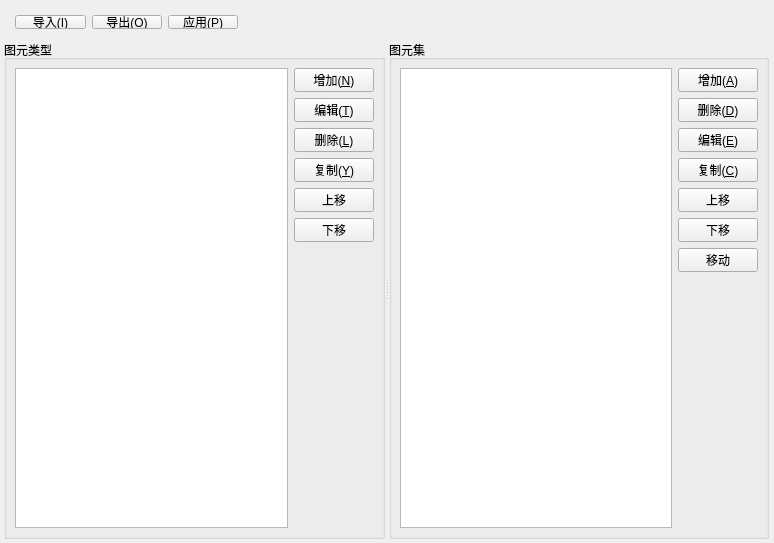
<?xml version="1.0" encoding="UTF-8"?>
<ui version="4.0">
 <class>view_svglib_edit</class>
 <widget class="QWidget" name="view_svglib_edit">
  <property name="geometry">
   <rect>
    <x>0</x>
    <y>0</y>
    <width>774</width>
    <height>543</height>
   </rect>
  </property>
  <property name="windowTitle">
   <string>view_svglib_edit</string>
  </property>
  <layout class="QGridLayout" name="gridLayout_5">
   <property name="leftMargin">
    <number>4</number>
   </property>
   <property name="topMargin">
    <number>4</number>
   </property>
   <property name="rightMargin">
    <number>4</number>
   </property>
   <property name="bottomMargin">
    <number>4</number>
   </property>
   <item row="0" column="0">
    <widget class="QWidget" name="widget" native="true">
     <property name="maximumSize">
      <size>
       <width>16777215</width>
       <height>30</height>
      </size>
     </property>
     <widget class="QWidget" name="layoutWidget">
      <property name="geometry">
       <rect>
        <x>0</x>
        <y>0</y>
        <width>245</width>
        <height>31</height>
       </rect>
      </property>
      <layout class="QHBoxLayout" name="horizontalLayout">
       <property name="spacing">
        <number>6</number>
       </property>
       <property name="bottomMargin">
        <number>6</number>
       </property>
       <item>
        <widget class="QPushButton" name="pushButton_import">
         <property name="text">
          <string>导入(I)</string>
         </property>
         <property name="icon">
          <iconset resource="ssp_gui.qrc">
           <normaloff>:/ssp_gui/Resources/pic.gif</normaloff>:/ssp_gui/Resources/pic.gif</iconset>
         </property>
        </widget>
       </item>
       <item>
        <widget class="QPushButton" name="pushButton_export">
         <property name="text">
          <string>导出(O)</string>
         </property>
         <property name="icon">
          <iconset resource="ssp_gui.qrc">
           <normaloff>:/ssp_gui/Resources/export2.gif</normaloff>:/ssp_gui/Resources/export2.gif</iconset>
         </property>
        </widget>
       </item>
       <item>
        <widget class="QPushButton" name="pushButton_app">
         <property name="text">
          <string>应用(&amp;P)</string>
         </property>
         <property name="icon">
          <iconset resource="ssp_gui.qrc">
           <normaloff>:/ssp_gui/Resources/hujiaozhuanyi.gif</normaloff>:/ssp_gui/Resources/hujiaozhuanyi.gif</iconset>
         </property>
        </widget>
       </item>
       <item>
        <spacer name="horizontalSpacer">
         <property name="orientation">
          <enum>Qt::Horizontal</enum>
         </property>
         <property name="sizeHint" stdset="0">
          <size>
           <width>40</width>
           <height>20</height>
          </size>
         </property>
        </spacer>
       </item>
      </layout>
     </widget>
    </widget>
   </item>
   <item row="1" column="0">
    <widget class="QSplitter" name="splitter">
     <property name="orientation">
      <enum>Qt::Horizontal</enum>
     </property>
     <widget class="QGroupBox" name="groupBox">
      <property name="maximumSize">
       <size>
        <width>500</width>
        <height>16777215</height>
       </size>
      </property>
      <property name="title">
       <string>图元类型</string>
      </property>
      <layout class="QGridLayout" name="gridLayout">
       <property name="leftMargin">
        <number>4</number>
       </property>
       <property name="topMargin">
        <number>4</number>
       </property>
       <property name="rightMargin">
        <number>4</number>
       </property>
       <property name="bottomMargin">
        <number>4</number>
       </property>
       <item row="0" column="0">
        <layout class="QHBoxLayout" name="horizontalLayout_2">
         <property name="sizeConstraint">
          <enum>QLayout::SetNoConstraint</enum>
         </property>
         <property name="leftMargin">
          <number>4</number>
         </property>
         <property name="topMargin">
          <number>4</number>
         </property>
         <property name="rightMargin">
          <number>4</number>
         </property>
         <property name="bottomMargin">
          <number>4</number>
         </property>
         <item>
          <layout class="QVBoxLayout" name="verticalLayout_3">
           <property name="spacing">
            <number>4</number>
           </property>
           <item>
            <widget class="QTableWidget" name="tableWidget_type">
             <property name="maximumSize">
              <size>
               <width>16777215</width>
               <height>16777215</height>
              </size>
             </property>
             <attribute name="horizontalHeaderStretchLastSection">
              <bool>true</bool>
             </attribute>
            </widget>
           </item>
          </layout>
         </item>
         <item>
          <widget class="QWidget" name="widget_2" native="true">
           <property name="maximumSize">
            <size>
             <width>80</width>
             <height>16777215</height>
            </size>
           </property>
           <layout class="QGridLayout" name="gridLayout_3">
            <property name="leftMargin">
             <number>0</number>
            </property>
            <property name="topMargin">
             <number>0</number>
            </property>
            <property name="rightMargin">
             <number>0</number>
            </property>
            <property name="bottomMargin">
             <number>0</number>
            </property>
            <property name="horizontalSpacing">
             <number>4</number>
            </property>
            <item row="0" column="0">
             <layout class="QVBoxLayout" name="verticalLayout">
              <property name="sizeConstraint">
               <enum>QLayout::SetMinimumSize</enum>
              </property>
              <item>
               <widget class="QPushButton" name="pushButton_add">
                <property name="maximumSize">
                 <size>
                  <width>16777215</width>
                  <height>24</height>
                 </size>
                </property>
                <property name="text">
                 <string>增加(&amp;N)</string>
                </property>
                <property name="icon">
                 <iconset resource="ssp_gui.qrc">
                  <normaloff>:/ssp_gui/Resources/20070402165925169.gif</normaloff>:/ssp_gui/Resources/20070402165925169.gif</iconset>
                </property>
               </widget>
              </item>
              <item>
               <widget class="QPushButton" name="pushButton_edit">
                <property name="maximumSize">
                 <size>
                  <width>16777215</width>
                  <height>24</height>
                 </size>
                </property>
                <property name="text">
                 <string>编辑(&amp;T)</string>
                </property>
                <property name="icon">
                 <iconset resource="ssp_gui.qrc">
                  <normaloff>:/ssp_gui/Resources/20070402165925590.gif</normaloff>:/ssp_gui/Resources/20070402165925590.gif</iconset>
                </property>
               </widget>
              </item>
              <item>
               <widget class="QPushButton" name="pushButton_del">
                <property name="maximumSize">
                 <size>
                  <width>16777215</width>
                  <height>24</height>
                 </size>
                </property>
                <property name="text">
                 <string>删除(&amp;L)</string>
                </property>
                <property name="icon">
                 <iconset resource="ssp_gui.qrc">
                  <normaloff>:/ssp_gui/Resources/del.gif</normaloff>:/ssp_gui/Resources/del.gif</iconset>
                </property>
               </widget>
              </item>
              <item>
               <widget class="QPushButton" name="pushButton_copy">
                <property name="maximumSize">
                 <size>
                  <width>16777215</width>
                  <height>24</height>
                 </size>
                </property>
                <property name="text">
                 <string>复制(&amp;Y)</string>
                </property>
                <property name="icon">
                 <iconset resource="ssp_gui.qrc">
                  <normaloff>:/ssp_gui/Resources/20070402165933688.gif</normaloff>:/ssp_gui/Resources/20070402165933688.gif</iconset>
                </property>
               </widget>
              </item>
              <item>
               <widget class="QPushButton" name="pushButton_up">
                <property name="maximumSize">
                 <size>
                  <width>16777215</width>
                  <height>24</height>
                 </size>
                </property>
                <property name="text">
                 <string>上移</string>
                </property>
                <property name="icon">
                 <iconset resource="ssp_gui.qrc">
                  <normaloff>:/ssp_gui/Resources/up.gif</normaloff>:/ssp_gui/Resources/up.gif</iconset>
                </property>
               </widget>
              </item>
              <item>
               <widget class="QPushButton" name="pushButton_down">
                <property name="maximumSize">
                 <size>
                  <width>16777215</width>
                  <height>24</height>
                 </size>
                </property>
                <property name="text">
                 <string>下移</string>
                </property>
                <property name="icon">
                 <iconset resource="ssp_gui.qrc">
                  <normaloff>:/ssp_gui/Resources/down.gif</normaloff>:/ssp_gui/Resources/down.gif</iconset>
                </property>
               </widget>
              </item>
              <item>
               <spacer name="verticalSpacer">
                <property name="orientation">
                 <enum>Qt::Vertical</enum>
                </property>
                <property name="sizeHint" stdset="0">
                 <size>
                  <width>20</width>
                  <height>40</height>
                 </size>
                </property>
               </spacer>
              </item>
             </layout>
            </item>
           </layout>
          </widget>
         </item>
        </layout>
       </item>
      </layout>
     </widget>
     <widget class="QGroupBox" name="groupBox_2">
      <property name="title">
       <string>图元集</string>
      </property>
      <layout class="QGridLayout" name="gridLayout_4">
       <property name="leftMargin">
        <number>4</number>
       </property>
       <property name="topMargin">
        <number>4</number>
       </property>
       <property name="rightMargin">
        <number>4</number>
       </property>
       <property name="bottomMargin">
        <number>4</number>
       </property>
       <item row="0" column="0">
        <layout class="QHBoxLayout" name="horizontalLayout_3">
         <property name="leftMargin">
          <number>4</number>
         </property>
         <property name="topMargin">
          <number>4</number>
         </property>
         <property name="rightMargin">
          <number>4</number>
         </property>
         <property name="bottomMargin">
          <number>4</number>
         </property>
         <item>
          <layout class="QVBoxLayout" name="verticalLayout_4">
           <property name="spacing">
            <number>4</number>
           </property>
           <item>
            <widget class="QTableWidget" name="tableWidget_svg">
             <attribute name="horizontalHeaderStretchLastSection">
              <bool>true</bool>
             </attribute>
             <attribute name="verticalHeaderStretchLastSection">
              <bool>false</bool>
             </attribute>
            </widget>
           </item>
          </layout>
         </item>
         <item>
          <widget class="QWidget" name="widget_3" native="true">
           <property name="maximumSize">
            <size>
             <width>80</width>
             <height>16777215</height>
            </size>
           </property>
           <layout class="QGridLayout" name="gridLayout_2">
            <property name="leftMargin">
             <number>0</number>
            </property>
            <property name="topMargin">
             <number>0</number>
            </property>
            <property name="rightMargin">
             <number>0</number>
            </property>
            <property name="bottomMargin">
             <number>0</number>
            </property>
            <property name="spacing">
             <number>4</number>
            </property>
            <item row="0" column="0">
             <layout class="QVBoxLayout" name="verticalLayout_2">
              <item>
               <widget class="QPushButton" name="pushButton_add_svg">
                <property name="maximumSize">
                 <size>
                  <width>16777215</width>
                  <height>24</height>
                 </size>
                </property>
                <property name="text">
                 <string>增加(&amp;A)</string>
                </property>
                <property name="icon">
                 <iconset resource="ssp_gui.qrc">
                  <normaloff>:/ssp_gui/Resources/20070402165925169.gif</normaloff>:/ssp_gui/Resources/20070402165925169.gif</iconset>
                </property>
               </widget>
              </item>
              <item>
               <widget class="QPushButton" name="pushButton_del_svg">
                <property name="maximumSize">
                 <size>
                  <width>16777215</width>
                  <height>24</height>
                 </size>
                </property>
                <property name="text">
                 <string>删除(&amp;D)</string>
                </property>
                <property name="icon">
                 <iconset resource="ssp_gui.qrc">
                  <normaloff>:/ssp_gui/Resources/del.gif</normaloff>:/ssp_gui/Resources/del.gif</iconset>
                </property>
               </widget>
              </item>
              <item>
               <widget class="QPushButton" name="pushButton_edit_svg">
                <property name="maximumSize">
                 <size>
                  <width>16777215</width>
                  <height>24</height>
                 </size>
                </property>
                <property name="text">
                 <string>编辑(&amp;E)</string>
                </property>
                <property name="icon">
                 <iconset resource="ssp_gui.qrc">
                  <normaloff>:/ssp_gui/Resources/20070402165925590.gif</normaloff>:/ssp_gui/Resources/20070402165925590.gif</iconset>
                </property>
               </widget>
              </item>
              <item>
               <widget class="QPushButton" name="pushButton_copy_svg">
                <property name="maximumSize">
                 <size>
                  <width>16777215</width>
                  <height>24</height>
                 </size>
                </property>
                <property name="text">
                 <string>复制(&amp;C)</string>
                </property>
                <property name="icon">
                 <iconset resource="ssp_gui.qrc">
                  <normaloff>:/ssp_gui/Resources/20070402165933688.gif</normaloff>:/ssp_gui/Resources/20070402165933688.gif</iconset>
                </property>
               </widget>
              </item>
              <item>
               <widget class="QPushButton" name="pushButton_up_svg">
                <property name="maximumSize">
                 <size>
                  <width>16777215</width>
                  <height>24</height>
                 </size>
                </property>
                <property name="text">
                 <string>上移</string>
                </property>
                <property name="icon">
                 <iconset resource="ssp_gui.qrc">
                  <normaloff>:/ssp_gui/Resources/up.gif</normaloff>:/ssp_gui/Resources/up.gif</iconset>
                </property>
               </widget>
              </item>
              <item>
               <widget class="QPushButton" name="pushButton_down_svg">
                <property name="maximumSize">
                 <size>
                  <width>16777215</width>
                  <height>24</height>
                 </size>
                </property>
                <property name="text">
                 <string>下移</string>
                </property>
                <property name="icon">
                 <iconset resource="ssp_gui.qrc">
                  <normaloff>:/ssp_gui/Resources/down.gif</normaloff>:/ssp_gui/Resources/down.gif</iconset>
                </property>
               </widget>
              </item>
              <item>
               <widget class="QPushButton" name="pushButton_othtype_svg">
                <property name="maximumSize">
                 <size>
                  <width>16777215</width>
                  <height>24</height>
                 </size>
                </property>
                <property name="text">
                 <string>移动</string>
                </property>
                <property name="icon">
                 <iconset resource="ssp_gui.qrc">
                  <normaloff>:/ssp_gui/Resources/export2.gif</normaloff>:/ssp_gui/Resources/export2.gif</iconset>
                </property>
               </widget>
              </item>
              <item>
               <spacer name="verticalSpacer_2">
                <property name="orientation">
                 <enum>Qt::Vertical</enum>
                </property>
                <property name="sizeHint" stdset="0">
                 <size>
                  <width>20</width>
                  <height>40</height>
                 </size>
                </property>
               </spacer>
              </item>
             </layout>
            </item>
           </layout>
          </widget>
         </item>
        </layout>
       </item>
      </layout>
     </widget>
    </widget>
   </item>
   <item row="1" column="1">
    <spacer name="horizontalSpacer_2">
     <property name="orientation">
      <enum>Qt::Horizontal</enum>
     </property>
     <property name="sizeType">
      <enum>QSizePolicy::Ignored</enum>
     </property>
     <property name="sizeHint" stdset="0">
      <size>
       <width>1</width>
       <height>20</height>
      </size>
     </property>
    </spacer>
   </item>
  </layout>
  <zorder>splitter</zorder>
  <zorder>widget</zorder>
  <zorder>horizontalSpacer_2</zorder>
 </widget>
 <layoutdefault spacing="6" margin="11"/>
 <resources>
  <include location="ssp_gui.qrc"/>
 </resources>
 <connections/>
</ui>
